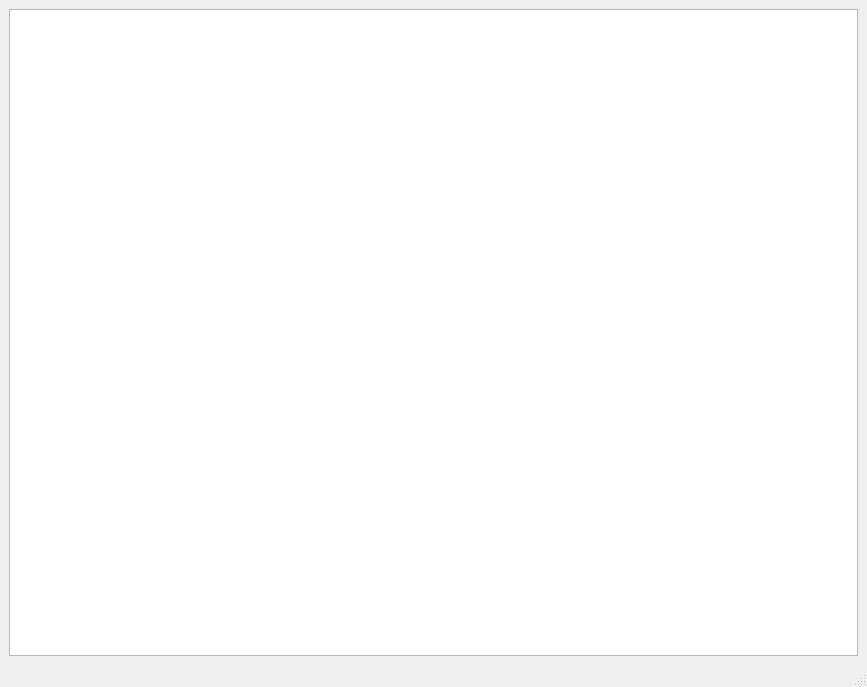
<?xml version="1.0" encoding="UTF-8"?>
<ui version="4.0">
 <class>MainWindow</class>
 <widget class="QMainWindow" name="MainWindow">
  <property name="geometry">
   <rect>
    <x>0</x>
    <y>0</y>
    <width>867</width>
    <height>687</height>
   </rect>
  </property>
  <property name="sizePolicy">
   <sizepolicy hsizetype="Minimum" vsizetype="Fixed">
    <horstretch>0</horstretch>
    <verstretch>0</verstretch>
   </sizepolicy>
  </property>
  <property name="sizeIncrement">
   <size>
    <width>0</width>
    <height>0</height>
   </size>
  </property>
  <property name="cursor">
   <cursorShape>ArrowCursor</cursorShape>
  </property>
  <property name="mouseTracking">
   <bool>false</bool>
  </property>
  <property name="contextMenuPolicy">
   <enum>Qt::NoContextMenu</enum>
  </property>
  <property name="windowTitle">
   <string>MainWindow</string>
  </property>
  <property name="documentMode">
   <bool>false</bool>
  </property>
  <property name="dockOptions">
   <set>QMainWindow::AllowTabbedDocks|QMainWindow::AnimatedDocks</set>
  </property>
  <widget class="QWidget" name="centralwidget">
   <property name="sizePolicy">
    <sizepolicy hsizetype="Preferred" vsizetype="Preferred">
     <horstretch>0</horstretch>
     <verstretch>0</verstretch>
    </sizepolicy>
   </property>
   <layout class="QHBoxLayout" name="horizontalLayout">
    <item>
     <widget class="QListWidget" name="listWidget"/>
    </item>
   </layout>
  </widget>
  <widget class="QMenuBar" name="menubar">
   <property name="geometry">
    <rect>
     <x>0</x>
     <y>0</y>
     <width>867</width>
     <height>20</height>
    </rect>
   </property>
  </widget>
  <widget class="QStatusBar" name="statusbar"/>
 </widget>
 <resources/>
 <connections/>
</ui>
